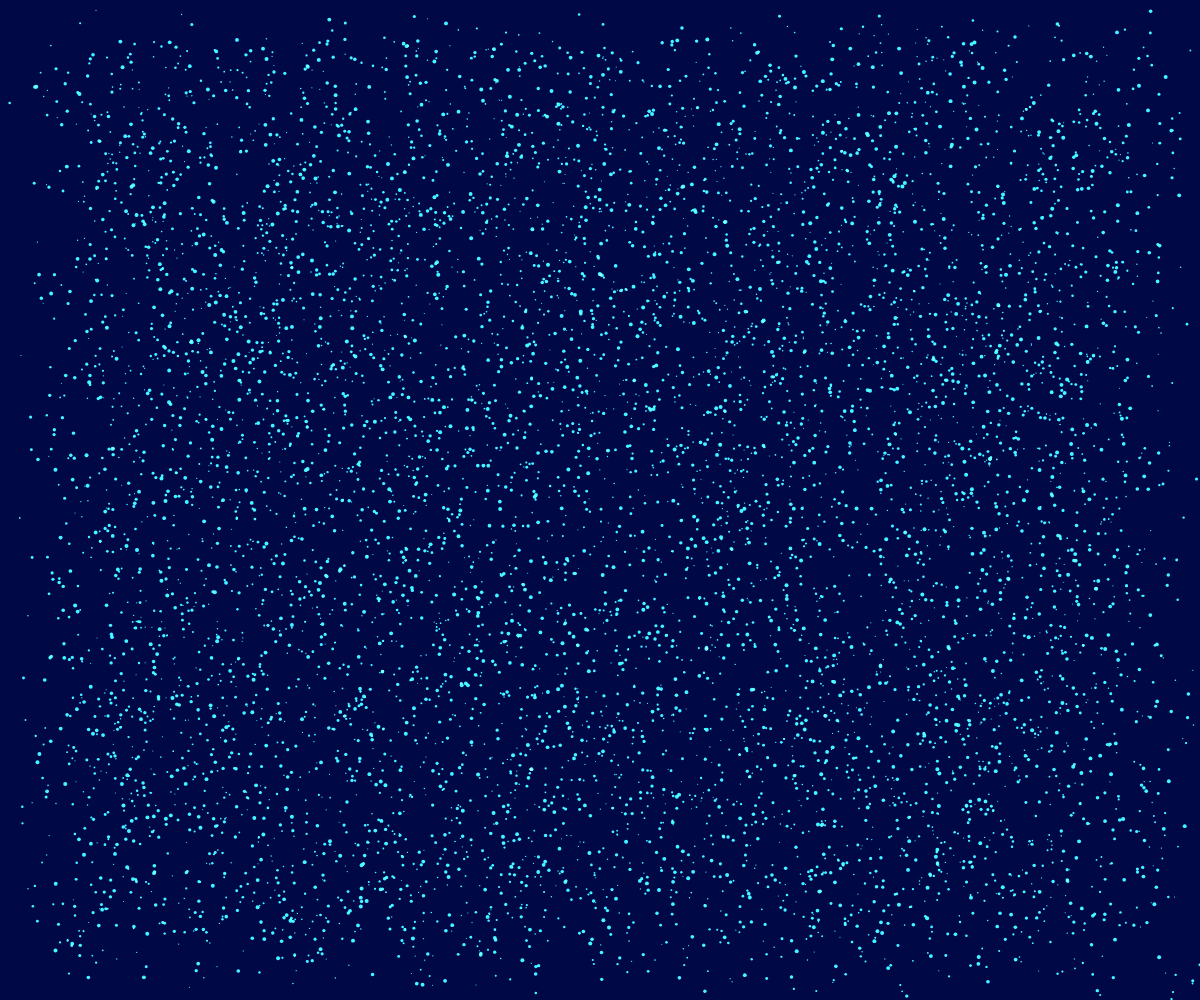
Frame 1 (no input)
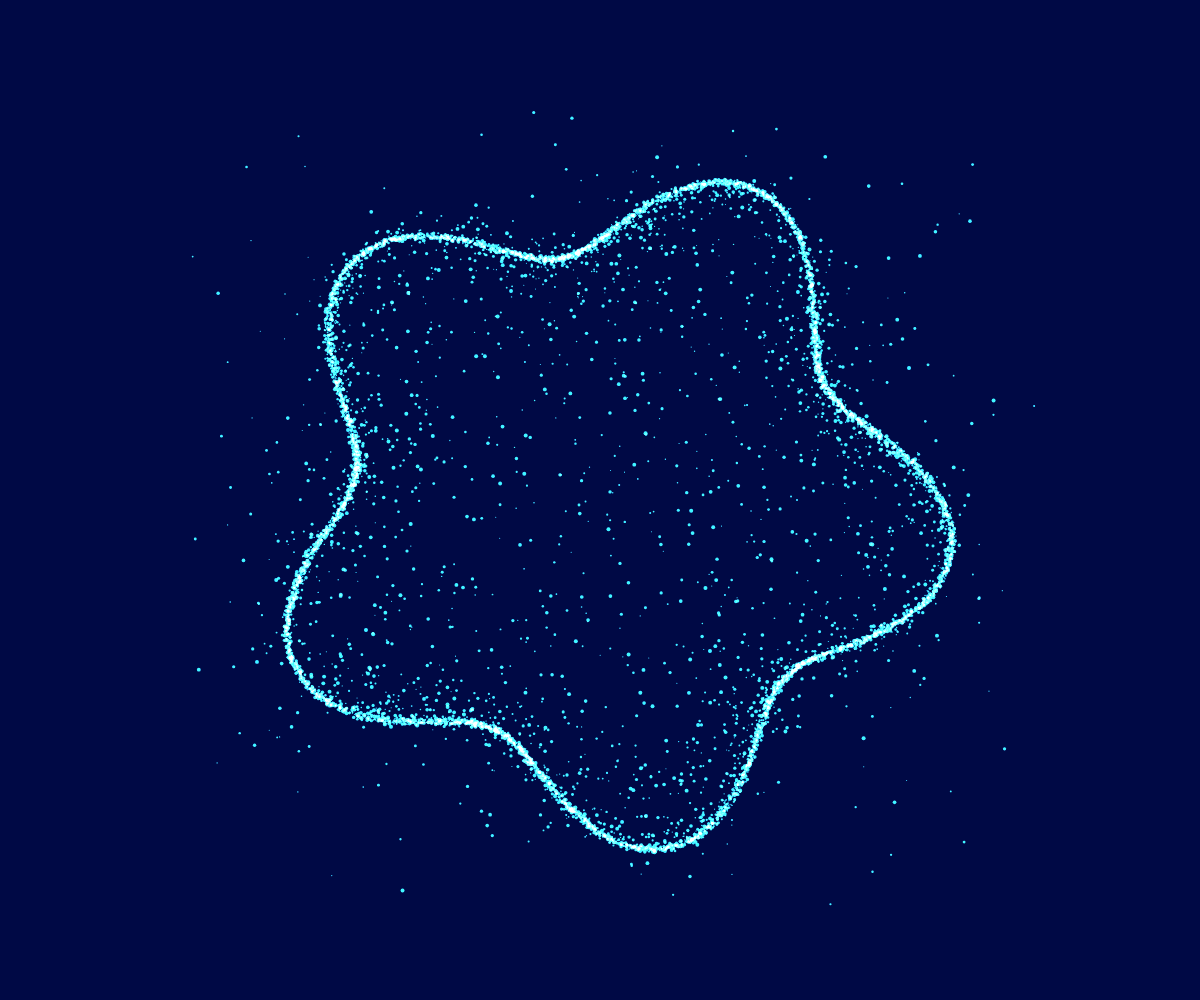
Frame 60 (no input)
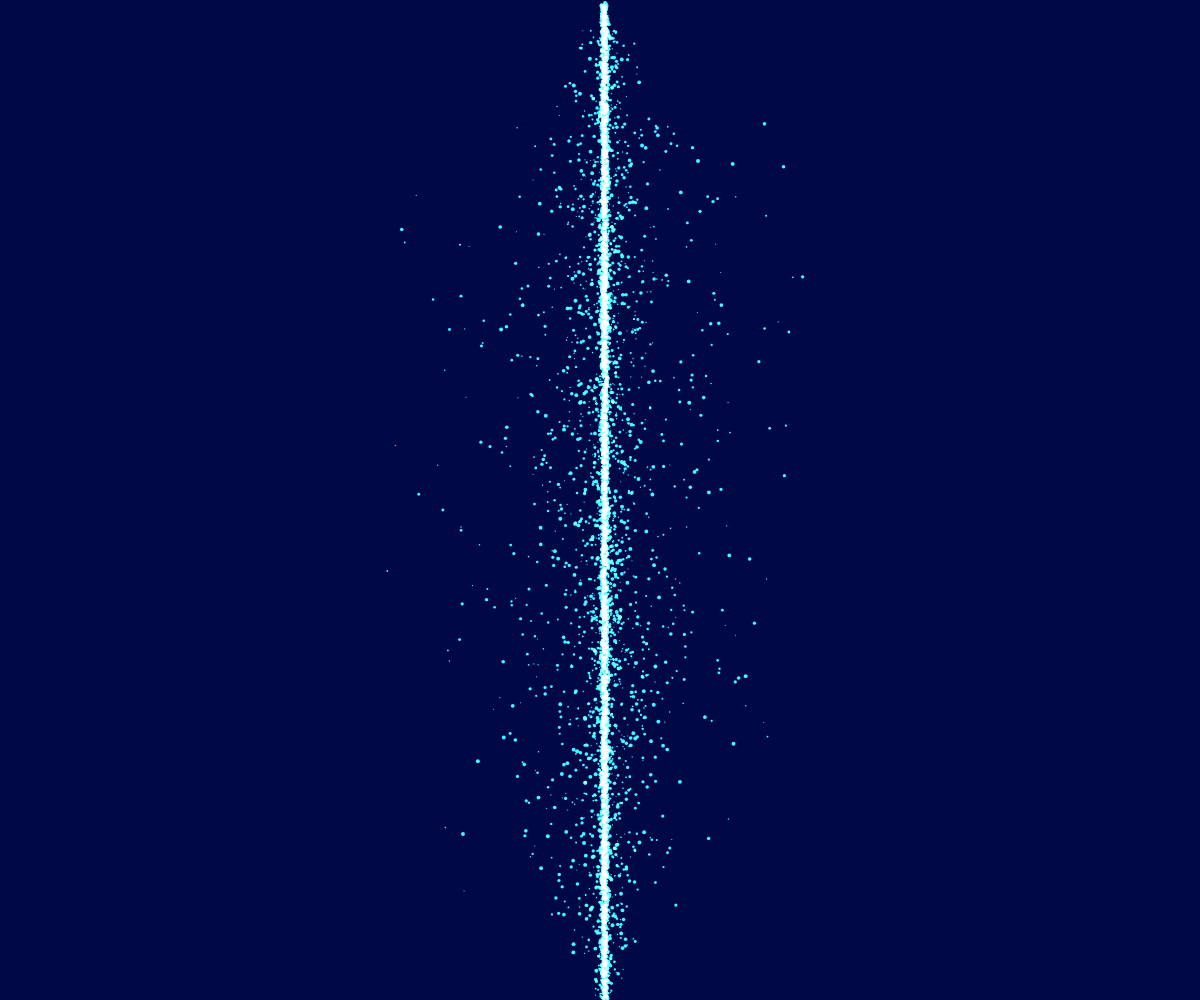
Frame 120 (the mouse pressed at the canvas centre since frame 60)

The p5.js sketch that drew these frames (run headless with seeded random() and noise() and a simulated clock; from frame 60 on, the mouse is pressed at the canvas centre):

// p5.js sketch
// ── sketch.js
/***********************************************************************
     
 Copyright (c) 2016-2022 Ayush Mishra, www.Ayushmishra.design
 *** Ayush Mishra Designs ***
 * All rights reserved.
 *
 * Redistribution and use in source and binary forms, with or without
 * modification, are permitted provided that the following conditions are met:
 *
 *     * Redistributions of source code must retain the above copyright
 *       notice, this list of conditions and the following disclaimer.
 *     * Redistributions in binary form must reproduce the above copyright
 *       notice, this list of conditions and the following disclaimer in the
 *       documentation and/or other materials provided with the distribution.
 *     * Neither the name of MSA Visuals nor the names of its contributors
 *       may be used to endorse or promote products derived from this software
 *       without specific prior written permission.
 *
 * THIS SOFTWARE IS PROVIDED BY THE COPYRIGHT HOLDERS AND CONTRIBUTORS "AS IS"
 * AND ANY EXPRESS OR IMPLIED WARRANTIES, INCLUDING, BUT NOT LIMITED TO,
 * THE IMPLIED WARRANTIES OF MERCHANTABILITY AND FITNESS FOR A PARTICULAR PURPOSE
 * ARE DISCLAIMED. IN NO EVENT SHALL THE COPYRIGHT HOLDER OR CONTRIBUTORS BE LIABLE
 * FOR ANY DIRECT, INDIRECT, INCIDENTAL, SPECIAL, EXEMPLARY, OR CONSEQUENTIAL DAMAGES
 * (INCLUDING, BUT NOT LIMITED TO, PROCUREMENT OF SUBSTITUTE GOODS OR SERVICES; LOSS
 * OF USE, DATA, OR PROFITS; OR BUSINESS INTERRUPTION) HOWEVER CAUSED AND ON ANY THEORY
 * OF LIABILITY, WHETHER IN CONTRACT, STRICT LIABILITY, OR TORT (INCLUDING NEGLIGENCE
 * OR OTHERWISE) ARISING IN ANY WAY OUT OF THE USE OF THIS SOFTWARE, EVEN IF ADVISED
 * OF THE POSSIBILITY OF SUCH DAMAGE.
 *
 * ***********************************************************************/
let vmin, vmax;
let cx, cy;
let ctx;
let pg;
let dotArr = [];
let NUM = 8000;
let idx = 0;
let modeArr = [
  'line-V',
  'line-H',
  'cross-+',
  'cross-X',
  'circle',
  'sin',
  'sin-circle',
];
let mode = modeArr[0];

let P = Math.PI;
let P2 = P * 2;

function setup() {
  createCanvas(windowWidth, windowHeight);
  noStroke();
  vmin = min(width, height);
  vmax = max(width, height);
  cx = width / 2;
  cy = height / 2;
  
  for (let i = 0; i < NUM; i++) {
    let pos = createVector(random(width), random(height));
    dotArr.push({
      i,
      pos,
      targetPos: pos.copy(),
      r: random(1, 4),
      e: random(0.01, 0.2)
    });
  }
  
  idx = modeArr.length - 1;
  mode = modeArr[idx];
}

function draw() {
  let sec = millis() / 1000;
  blendMode(BLEND);
  background(0,9,69);
  blendMode(ADD);
  
  // for (let dot of dotArr) {
	for (let i = 0; i < dotArr.length; i++) {
		let { pos, targetPos, r, e } = dotArr[i];
    if (mode === 'sin') {
      targetPos.x = map(i, 0, NUM - 1, 0, width);
      targetPos.y = cy + sin(map(i, 0, NUM - 1, 0, 1) * PI * 4 + sec) * vmin * 0.15;
    } else if (mode === 'sin-circle') {
      let a = map(i, 0, NUM - 1, 0, P2);
      let r = vmin * 0.3 + sin(map(i, 0, NUM - 1, 0, 1) * P * 10 + sec) * vmin * 0.05;
      targetPos.x = cx + cos(a) * r;
      targetPos.y = cy + sin(a) * r;
    }
    
    pos.x += (targetPos.x - pos.x) * e;
    pos.y += (targetPos.y - pos.y) * e;
    
    noStroke();
    fill(65,240,223);
    let nx = noise(i, sec) * 10;
    let ny = noise(i, sec + 123.4567) * 10;
    circle(pos.x + nx, pos.y + ny, r);
  }
}

function switchMode() {
  idx = (idx + 1) % modeArr.length;
  mode = modeArr[idx];
  for (let { i, targetPos } of dotArr) {
    let rnd = random() < 0.5;
    switch(mode) {
      case 'line-V': {
        targetPos.x = cx;
        targetPos.y = random(height);
        break;
      }
      case 'line-H': {
        targetPos.x = random(width);
        targetPos.y = cy;
        break;
      }
      case 'cross-+': {
        targetPos.x = rnd ? cx : random(width);
        targetPos.y = rnd ? random(height) : cy;
      }
        break;
      case 'cross-X': {
        let len = random(sqrt(2) * vmin / 2);
        let a = floor(random(4)) * (P / 2) + P / 4;
        targetPos.x = cx + cos(a) * len;
        targetPos.y = cy + sin(a) * len;
        break;
      }
      case 'circle': {
        let a = random(P2);
        let r = vmin * 0.3;
        targetPos.x = cx + cos(a) * r;
        targetPos.y = cy + sin(a) * r;
        break;
      }
    }
  }
}

function mousePressed() {
  switchMode();
}
